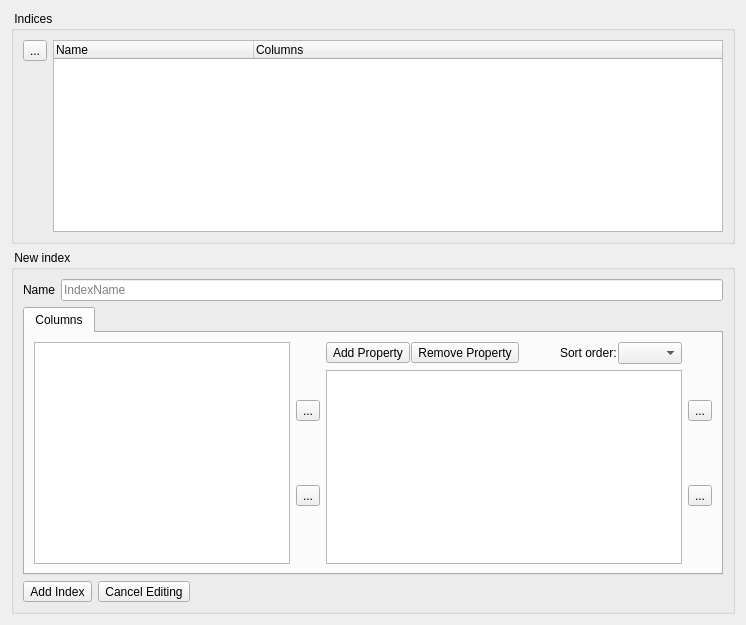
        <widget class="QWidget" name="tabWidgetPage2">
         <attribute name="icon">
          <iconset resource="../dbm.qrc">
           <normaloff>:/images/actions/images/small/index.png</normaloff>:/images/actions/images/small/index.png</iconset>
         </attribute>
         <attribute name="title">
          <string>Indices</string>
         </attribute>
         <layout class="QVBoxLayout" name="verticalLayout_3">
          <item>
           <widget class="QGroupBox" name="groupBox_4">
            <property name="title">
             <string> Indices </string>
            </property>
            <layout class="QHBoxLayout" name="horizontalLayout_7">
             <item>
              <layout class="QVBoxLayout" name="verticalLayout_12">
               <item>
                <widget class="QToolButton" name="btnRemoveIndex">
                 <property name="toolTip">
                  <string>Delete this index</string>
                 </property>
                 <property name="statusTip">
                  <string>Delete this index</string>
                 </property>
                 <property name="whatsThis">
                  <string>Deletes this index</string>
                 </property>
                 <property name="text">
                  <string>...</string>
                 </property>
                 <property name="icon">
                  <iconset resource="../dbm.qrc">
                   <normaloff>:/images/actions/images/small/remove.png</normaloff>:/images/actions/images/small/remove.png</iconset>
                 </property>
                </widget>
               </item>
               <item>
                <spacer name="verticalSpacer_5">
                 <property name="orientation">
                  <enum>Qt::Vertical</enum>
                 </property>
                 <property name="sizeHint" stdset="0">
                  <size>
                   <width>20</width>
                   <height>40</height>
                  </size>
                 </property>
                </spacer>
               </item>
              </layout>
             </item>
             <item>
              <widget class="QTreeWidget" name="lstIndices">
               <property name="rootIsDecorated">
                <bool>false</bool>
               </property>
               <property name="itemsExpandable">
                <bool>false</bool>
               </property>
               <property name="expandsOnDoubleClick">
                <bool>false</bool>
               </property>
               <attribute name="headerDefaultSectionSize">
                <number>200</number>
               </attribute>
               <attribute name="headerMinimumSectionSize">
                <number>100</number>
               </attribute>
               <column>
                <property name="text">
                 <string notr="true">Name</string>
                </property>
               </column>
               <column>
                <property name="text">
                 <string>Columns</string>
                </property>
               </column>
              </widget>
             </item>
            </layout>
           </widget>
          </item>
          <item>
           <widget class="QGroupBox" name="groupBox_3">
            <property name="title">
             <string> New index </string>
            </property>
            <property name="flat">
             <bool>false</bool>
            </property>
            <property name="checkable">
             <bool>false</bool>
            </property>
            <layout class="QVBoxLayout" name="verticalLayout_7">
             <item>
              <layout class="QGridLayout" name="gridLayout_3">
               <item row="0" column="0">
                <widget class="QLabel" name="label_6">
                 <property name="text">
                  <string>Name</string>
                 </property>
                </widget>
               </item>
               <item row="0" column="2">
                <widget class="QLineEdit" name="txtNewIndexName">
                 <property name="toolTip">
                  <string>The name of the index</string>
                 </property>
                 <property name="placeholderText">
                  <string>IndexName</string>
                 </property>
                </widget>
               </item>
              </layout>
             </item>
             <item>
              <layout class="QHBoxLayout" name="horizontalLayout_6">
               <item>
                <widget class="QTabWidget" name="tabWidgetForIndex">
                 <property name="currentIndex">
                  <number>0</number>
                 </property>
                 <widget class="QWidget" name="tab_3">
                  <attribute name="title">
                   <string>Columns</string>
                  </attribute>
                  <layout class="QHBoxLayout" name="horizontalLayout_16">
                   <item>
                    <widget class="QListWidget" name="lstAvailableColumnsForIndex"/>
                   </item>
                   <item>
                    <layout class="QVBoxLayout" name="verticalLayout_10">
                     <item>
                      <widget class="QToolButton" name="btnMoveColumnToRight">
                       <property name="toolTip">
                        <string>Add thes selecte column to the index</string>
                       </property>
                       <property name="statusTip">
                        <string>Add the selected column to the index</string>
                       </property>
                       <property name="whatsThis">
                        <string>Add this column to the index</string>
                       </property>
                       <property name="text">
                        <string>...</string>
                       </property>
                       <property name="icon">
                        <iconset resource="../dbm.qrc">
                         <normaloff>:/images/actions/images/small/right.png</normaloff>:/images/actions/images/small/right.png</iconset>
                       </property>
                      </widget>
                     </item>
                     <item>
                      <widget class="QToolButton" name="btnMoveColumnToLeft">
                       <property name="toolTip">
                        <string>Remove the selected column from the right listbox and the index</string>
                       </property>
                       <property name="statusTip">
                        <string>Remove the selected column from the right listbox and the index</string>
                       </property>
                       <property name="whatsThis">
                        <string>Remove the selected column from the right listbox and the index</string>
                       </property>
                       <property name="text">
                        <string>...</string>
                       </property>
                       <property name="icon">
                        <iconset resource="../dbm.qrc">
                         <normaloff>:/images/actions/images/small/left.png</normaloff>:/images/actions/images/small/left.png</iconset>
                       </property>
                      </widget>
                     </item>
                    </layout>
                   </item>
                   <item>
                    <layout class="QVBoxLayout" name="verticalLayout_13">
                     <item>
                      <layout class="QHBoxLayout" name="horizontalLayout_18">
                       <property name="spacing">
                        <number>1</number>
                       </property>
                       <item>
                        <widget class="QToolButton" name="btnAddSpToColumnOfIndex">
                         <property name="toolTip">
                          <string>Add a Database Specific Property to the selected column</string>
                         </property>
                         <property name="statusTip">
                          <string>Add a Database Specific Property to the selected column</string>
                         </property>
                         <property name="whatsThis">
                          <string>Add a Database Specific Property to the selected column</string>
                         </property>
                         <property name="text">
                          <string>Add Property</string>
                         </property>
                         <property name="icon">
                          <iconset resource="../dbm.qrc">
                           <normaloff>:/images/actions/images/small/add.png</normaloff>:/images/actions/images/small/add.png</iconset>
                         </property>
                         <property name="toolButtonStyle">
                          <enum>Qt::ToolButtonTextBesideIcon</enum>
                         </property>
                        </widget>
                       </item>
                       <item>
                        <widget class="QToolButton" name="btnRemoveSpFromColumnOfIndex">
                         <property name="toolTip">
                          <string>Remove the selceted Database Specific Property from the column it belongs to</string>
                         </property>
                         <property name="statusTip">
                          <string>Remove the selceted Database Specific Property from the column it belongs to</string>
                         </property>
                         <property name="whatsThis">
                          <string>Remove the selceted Database Specific Property from the column it belongs to</string>
                         </property>
                         <property name="text">
                          <string>Remove Property</string>
                         </property>
                         <property name="icon">
                          <iconset resource="../dbm.qrc">
                           <normaloff>:/images/actions/images/small/remove.png</normaloff>:/images/actions/images/small/remove.png</iconset>
                         </property>
                         <property name="toolButtonStyle">
                          <enum>Qt::ToolButtonTextBesideIcon</enum>
                         </property>
                        </widget>
                       </item>
                       <item>
                        <spacer name="horizontalSpacer_5">
                         <property name="orientation">
                          <enum>Qt::Horizontal</enum>
                         </property>
                         <property name="sizeHint" stdset="0">
                          <size>
                           <width>40</width>
                           <height>20</height>
                          </size>
                         </property>
                        </spacer>
                       </item>
                       <item>
                        <widget class="QLabel" name="label">
                         <property name="text">
                          <string>Sort order:</string>
                         </property>
                        </widget>
                       </item>
                       <item>
                        <widget class="QComboBox" name="cmbIndexOrderType">
                         <item>
                          <property name="text">
                           <string/>
                          </property>
                         </item>
                         <item>
                          <property name="text">
                           <string>ASC</string>
                          </property>
                         </item>
                         <item>
                          <property name="text">
                           <string>DESC</string>
                          </property>
                         </item>
                        </widget>
                       </item>
                      </layout>
                     </item>
                     <item>
                      <widget class="QTreeWidget" name="lstSelectedColumnsForIndex">
                       <property name="columnCount">
                        <number>2</number>
                       </property>
                       <attribute name="headerVisible">
                        <bool>false</bool>
                       </attribute>
                       <attribute name="headerCascadingSectionResizes">
                        <bool>false</bool>
                       </attribute>
                       <attribute name="headerHighlightSections">
                        <bool>true</bool>
                       </attribute>
                       <attribute name="headerStretchLastSection">
                        <bool>false</bool>
                       </attribute>
                       <column>
                        <property name="text">
                         <string notr="true">Col</string>
                        </property>
                       </column>
                       <column>
                        <property name="text">
                         <string notr="true">Data</string>
                        </property>
                       </column>
                      </widget>
                     </item>
                    </layout>
                   </item>
                   <item>
                    <layout class="QVBoxLayout" name="verticalLayout_17">
                     <item>
                      <widget class="QToolButton" name="btnMoveIndexColumnUp">
                       <property name="text">
                        <string>...</string>
                       </property>
                       <property name="icon">
                        <iconset resource="../dbm.qrc">
                         <normaloff>:/images/actions/images/small/up.png</normaloff>:/images/actions/images/small/up.png</iconset>
                       </property>
                      </widget>
                     </item>
                     <item>
                      <widget class="QToolButton" name="btnMoveIndexColumnDown">
                       <property name="text">
                        <string>...</string>
                       </property>
                       <property name="icon">
                        <iconset resource="../dbm.qrc">
                         <normaloff>:/images/actions/images/small/down.png</normaloff>:/images/actions/images/small/down.png</iconset>
                       </property>
                      </widget>
                     </item>
                    </layout>
                   </item>
                  </layout>
                 </widget>
                </widget>
               </item>
              </layout>
             </item>
             <item>
              <layout class="QHBoxLayout" name="horizontalLayout_5">
               <item>
                <widget class="QToolButton" name="btnAddIndex">
                 <property name="toolTip">
                  <string>Save this index</string>
                 </property>
                 <property name="text">
                  <string>Add Index</string>
                 </property>
                 <property name="icon">
                  <iconset resource="../dbm.qrc">
                   <normaloff>:/images/actions/images/small/add.png</normaloff>:/images/actions/images/small/add.png</iconset>
                 </property>
                 <property name="toolButtonStyle">
                  <enum>Qt::ToolButtonTextBesideIcon</enum>
                 </property>
                </widget>
               </item>
               <item>
                <widget class="QToolButton" name="btnCancelIndexEditing">
                 <property name="toolTip">
                  <string>Cancel editing this index, reset the fields</string>
                 </property>
                 <property name="text">
                  <string>Cancel Editing</string>
                 </property>
                 <property name="icon">
                  <iconset resource="../dbm.qrc">
                   <normaloff>:/images/actions/images/small/cancel.png</normaloff>:/images/actions/images/small/cancel.png</iconset>
                 </property>
                 <property name="toolButtonStyle">
                  <enum>Qt::ToolButtonTextBesideIcon</enum>
                 </property>
                </widget>
               </item>
               <item>
                <spacer name="horizontalSpacer_2">
                 <property name="orientation">
                  <enum>Qt::Horizontal</enum>
                 </property>
                 <property name="sizeHint" stdset="0">
                  <size>
                   <width>40</width>
                   <height>20</height>
                  </size>
                 </property>
                </spacer>
               </item>
              </layout>
             </item>
            </layout>
           </widget>
          </item>
         </layout>
        </widget>
